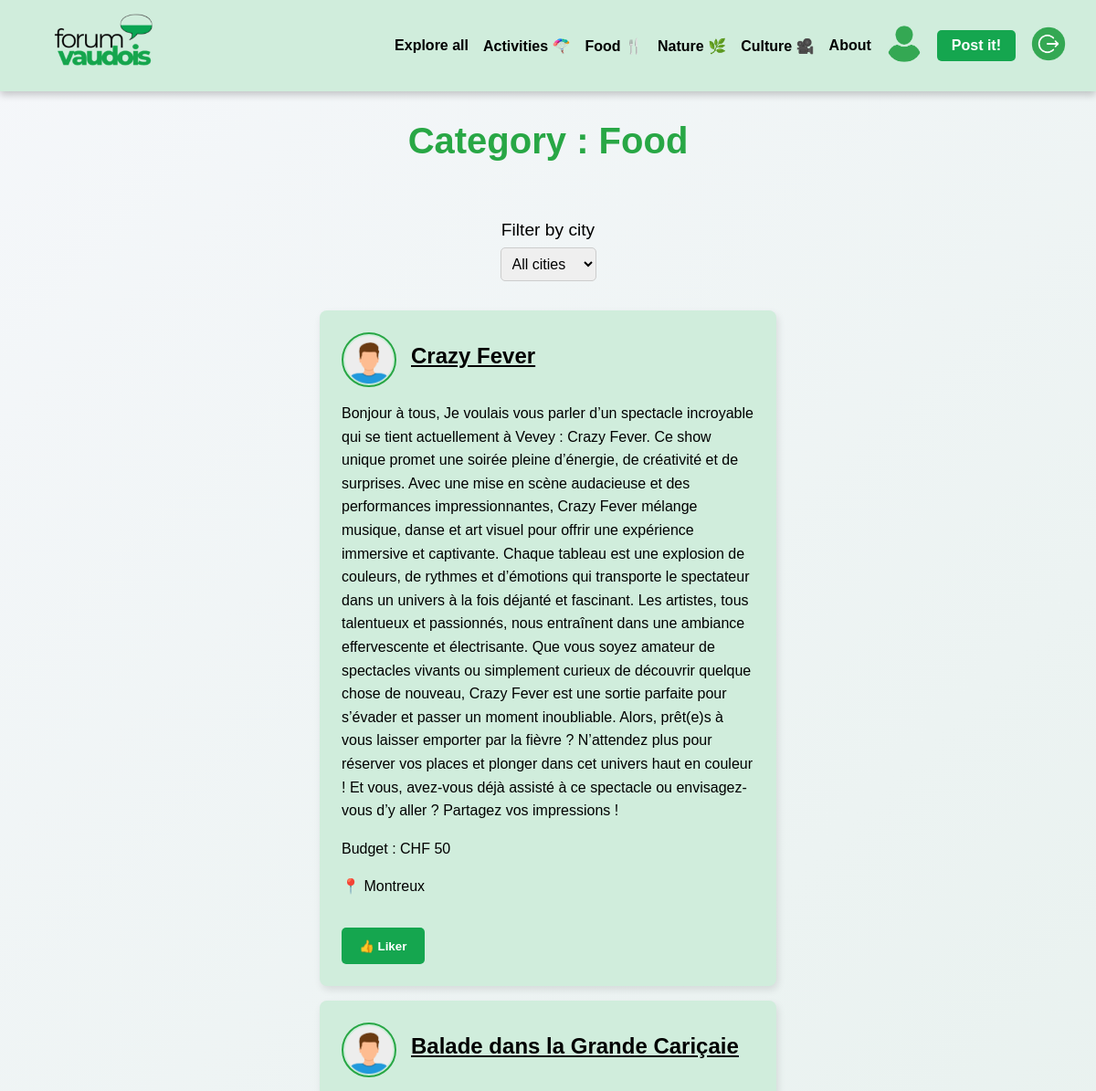
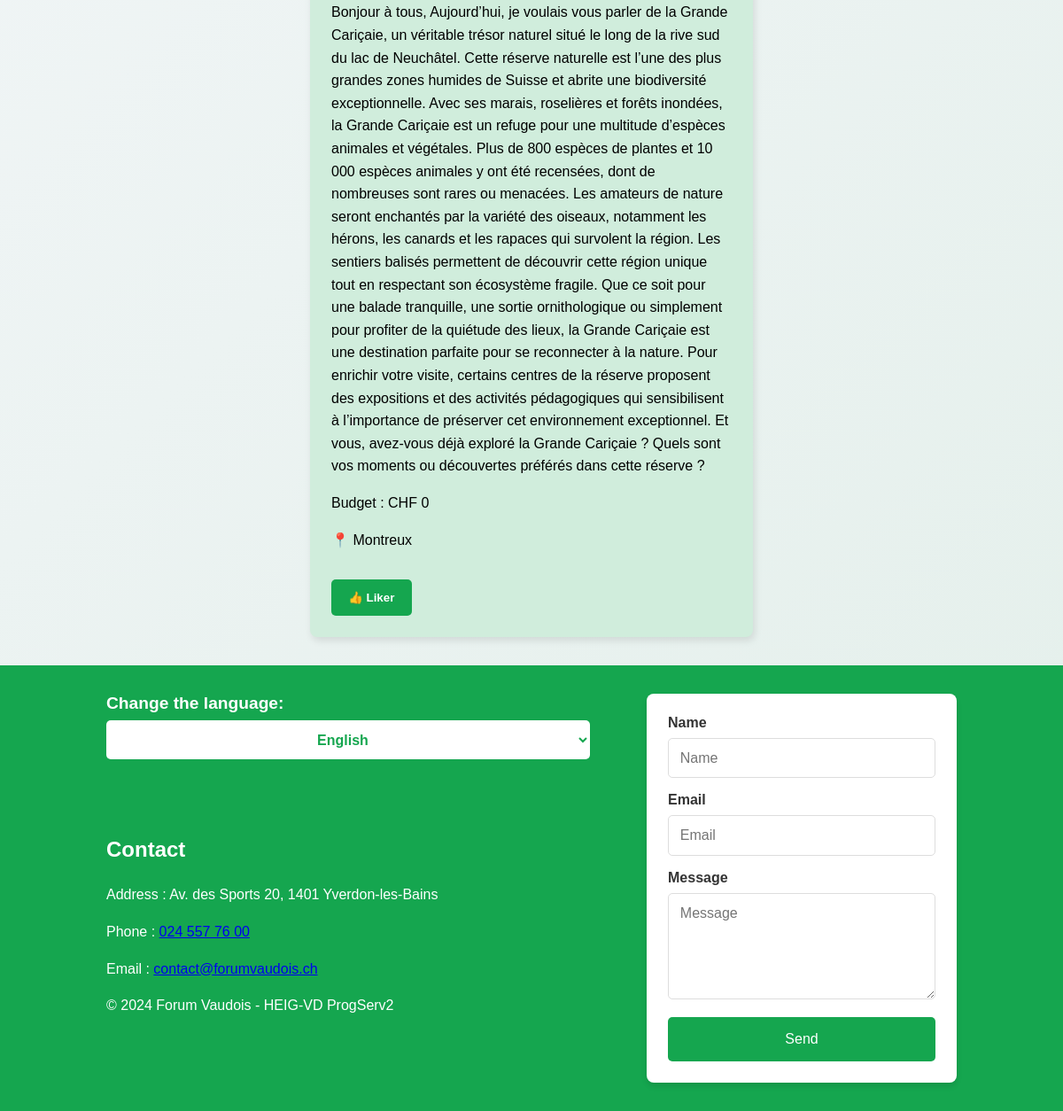
Page /pages/news.php?category=food (signed in) on the committed database (2 pictures, top to bottom).
### tables this page shows
CREATE TABLE Post (
    id INTEGER PRIMARY KEY AUTOINCREMENT,
    id_user INTEGER NOT NULL,
    id_city INTEGER NOT NULL,
    id_category INTEGER NOT NULL,
    title TEXT NOT NULL,
    text TEXT NOT NULL,
    budget REAL,
    address TEXT,
    created_at DATETIME DEFAULT CURRENT_TIMESTAMP,
    last_update DATETIME DEFAULT CURRENT_TIMESTAMP,
    FOREIGN KEY (id_user) REFERENCES User(id) ON DELETE CASCADE,
    FOREIGN KEY (id_city) REFERENCES City(id),
    FOREIGN KEY (id_category) REFERENCES Category(id)
);

### lang/lang_func.php (called while the page is built, shortened)
<?php
if (!function_exists('t')) {
    function t($key)
    {
        $language = getLanguage();
        $path = __DIR__ . DIRECTORY_SEPARATOR . "dictionaries" . DIRECTORY_SEPARATOR;
        $langFile = $path . "{$language}.php";
        $dictionary = require $langFile;
        return (array_key_exists($key, $dictionary))
            ? $dictionary[$key]
            : "[{$key}]";
    }
}
if (!function_exists('getLanguage')) {
    function getLanguage($defaultLanguage = 'fr')
    {
        $language = null;
        if (isset($_GET['lang'])) {
            $language = $_GET['lang'];
        } elseif (isset($_SESSION['LANG'])) {
            $language = $_SESSION['LANG'];
        } else {
            $language = getLanguageFromBrowser($defaultLanguage);
        }
        return $language;
    }
}
if (!function_exists('getSupportedLanguages')) {
    function getSupportedLanguages()
    {
        $path = __DIR__ . DIRECTORY_SEPARATOR . "dictionaries" . DIRECTORY_SEPARATOR;
        $files = glob($path . "*.php");
        $languages = [];
        foreach ($files as $file) {
            $languages[] = pathinfo($file, PATHINFO_FILENAME);
        }
        return $languages;
    }
}
if (!function_exists('loadLanguage')) {
    function loadLanguage($lang)
    {
        $path = __DIR__ . DIRECTORY_SEPARATOR . "dictionaries" . DIRECTORY_SEPARATOR;
        $langFile = $path . "{$lang}.php";
        return require $langFile;
    }
}

### src/CRUDManager/DbManagerCRUD.php (called while the page is built, shortened)
<?php
class DbManagerCRUD implements I_ApiCRUD
{
    private $db;
    public function __construct()
    {
        $config = parse_ini_file(__DIR__ . '/../../config/db.ini');
        $basePath = dirname(__DIR__, 2);
        $dsn = str_replace('%BASE_PATH%', $basePath, $config['dsn']);
        $username = $config['username'];
        $password = $config['password'];
        $this->db = new \PDO($dsn, $username, $password);
    }
    public function getPostsByCategory(int $id_category): array
    {
        $sql = "SELECT * FROM Post WHERE id_category = :id_category";
        $stmt = $this->db->prepare($sql);
        $stmt->bindParam('id_category', $id_category, \PDO::PARAM_INT);
        $stmt->execute();
        $posts = [];
        while ($row = $stmt->fetch(\PDO::FETCH_ASSOC)) {
            $posts[] = new Post(
                $row['title'],
                $row['text'],
                $row['budget'],
                $row['id_user'],
                $row['id_city'],
                $row['id_category'],
                new DateTime($row['created_at']),
                new DateTime($row['last_update']),
                $row['id'],
                $row['address']
            );
        }
        return $posts;
    }
    public function getLikesById(int $id_post): array
    {
        $sql = "SELECT * FROM Like WHERE id_post = :id_post";
        $stmt = $this->db->prepare($sql);
        $stmt->bindParam('id_post', $id_post, \PDO::PARAM_INT);
        $stmt->execute();
        $likes = [];
        while ($row = $stmt->fetch(\PDO::FETCH_ASSOC)) {
            $likes[] = new Like(
                $row['id_user'],
                $row['id_post']
            );
        }
        return $likes;
    }
}

### src/Entity/Post.php (called while the page is built, shortened)
<?php
class Post
{
    private int $id;
    private string $title;
    private string $text;
    private int $budget;
    private int $city;
    public function __construct(string $title, string $text, int $budget, int $author, int $city, int $category, DateTime $created_at, DateTime $last_update, int $id = 0, string $address = "")
    {
        $this->id = $id;
    }
    public function getId(): int
    {
        return $this->id;
    }
    public function setTitle(string $title): void
    {
        $this->title = $title;
    }
    public function getTitle(): string
    {
        return $this->title;
    }
    public function setText(string $text): void
    {
        $this->text = $text;
    }
    public function getText(): string
    {
        return $this->text;
    }
    public function setBudget(int $budget)
    {
        $this->budget = $budget;
    }
    public function getBudget(): int
    {
        return $this->budget;
    }
    public function setCity(int $city): void
    {
        $this->city = $city;
    }
    public function getCity(): int
    {
        return $this->city;
    }
}

### src/Entity/City.php (called while the page is built, shortened)
<?php
class City
{
    private $cityName;
    public function setCityName(string $cityName)
    {
        $options = "/^.{1,50}$/";
        $this->cityName = $cityName;
    }
    public function getCityName(): string
    {
        return $this->cityName;
    }
    public static function getCityById(int $id): City
    {
        $cityData = [
            1 => "Lausanne",
            3 => "Yverdon-les-Bains",
            2 => "Montreux",
            4 => "Vevey",
            5 => "Nyon",
            7 => "Renens",
            6 => "Morges"
        ];
        return new City($cityData[$id], $id);
    }
}

### src/Entity/Like.php (called while the page is built, shortened)
<?php
class Like
{
    private int $author;
    public function __construct(int $author, int $post, int $id = 0)
    {
        $this->author = $author;
    }
    public function getAuthor(): int
    {
        return $this->author;
    }
}

### pages/news.php (the view, shortened to what this page needs)
<?php
require_once __DIR__ . '/../lang/lang_func.php';
$categoryName = isset($_GET['category']) ? htmlspecialchars($_GET['category']) : 'all';
$cityId = isset($_GET['city']) ? (int)$_GET['city'] : 0;
$categories = [
    'food' => 1,
    'activity' => 2,
    'nature' => 3,
    'culture' => 4,
    'all' => 0,
];
try {
    $dbManager = new DbManagerCRUD();
    $posts = [];
    if ($categoryName == "all") {
        $posts = $dbManager->showPosts();
    } else {
        $posts = $dbManager->getPostsByCategory($categories[$categoryName]);
    }
} catch (Exception $e) {
    echo "Erreur lors de la récupération des posts : " . $e->getMessage();
    exit;
}
?>
<!DOCTYPE html>
<html lang="en">
<head>
    <link rel="stylesheet" href="../assets/css/style.css?v=<?= time(); ?>">
</head>
<body>
    <div class="wrapper">
        <?php include '../components/header.php'; ?>
        <main class="news-feed">
            <h1><?= t('category_title'); ?> : <?= ucfirst($messages['category_names'][$categoryName] ?? $categoryName); ?></h1>
            <form method="get" action="news.php" class="filter-form">
                <label for="city-filter"><?= t('filter_by_city'); ?></label>
                <select name="city" id="city-filter" onchange="this.form.submit()">
                    <option value="0" <?= $cityId === 0 ? 'selected' : ''; ?>><?= t('all_cities'); ?></option>
                </select>
            </form>
            <div class="posts-container">
                <?php if (!empty($posts)): ?>
                    <?php foreach ($posts as $post): ?>
                        <div class="post-card">
                            <div class="post-header">
                                <img src="../assets/images/user-avatar.png" alt="Auteur" class="post-avatar">
                                <a href="postDetails.php?id_post=<?= $post->getId(); ?>">
                                    <h2><?= htmlspecialchars($post->getTitle()); ?></h2>
                                </a>
                            </div>
                            <p class="post-content"><?= htmlspecialchars($post->getText()); ?></p>
                            <p class="post-budget">Budget : CHF <?= htmlspecialchars($post->getBudget()); ?></p>
                            <p class="post-location">
                                📍 <?= htmlspecialchars(City::getCityById($post->getCity())->getCityName()) ?>
                            </p>
                            <div class="post-footer">
                                <form method="post" action="likePost.php">
                                    <?php
                                    $userLiked = false;
                                    $likes = $dbManager->getLikesById($post->getId());
                                    if (!empty($_SESSION["id"])) {
                                        foreach ($likes as $like) {
                                            if ($like->getAuthor() === $_SESSION['id']) {
                                                $userLiked = true;
                                            }
                                        }
                                    }
                                    ?>
                                    <button type="submit" class="like-button" <?= $userLiked ? 'disabled' : '' ?>>👍 Liker</button>
                                </form>
                            </div>
                        </div>
                    <?php endforeach; ?>
                <?php else: ?>
                    <p><?= t('news_no_posts'); ?></p>
                <?php endif; ?>
            </div>
        </main>
        <?php include '../components/footer.php'; ?>
    </div>
</body>
</html>

### assets/css/style.css (style rules this page uses)
* { margin: 0; padding: 0; box-sizing: border-box; font-family: "Arial", sans-serif; }
html, body { height: 100%; }
.wrapper { display: flex; flex-direction: column; background: linear-gradient(135deg, #f5f7fa 0%, #e3efea 100%); min-height: 100vh; }
.news-feed { display: flex; flex-direction: column; justify-content: center; padding: 2rem; flex: 1; }
.news-feed h1 { text-align: center; color: #28a745; font-size: 2.5rem; margin-bottom: 2rem; }
.posts-container { display: flex; flex-direction: column; gap: 1rem; align-items: center; }
.post-card { background-color: #d0eddc; border-radius: 8px; width: 90%; max-width: 500px; padding: 1.5rem; box-shadow: 2px 4px 8px rgba(0, 0, 0, 0.1); }
.post-header { display: flex; align-items: center; gap: 1rem; margin-bottom: 1rem; }
.post-avatar { width: 50px; height: 50px; border-radius: 50%; border: 2px solid #28a745; }
.post-card h2 { font-size: 1.5rem; color: #333; margin: 0; }
.post-footer { display: flex; justify-content: space-between; align-items: center; }
.post-location { font-size: 0.9rem; color: #666; }
.filter-form { display: flex; flex-direction: column; align-items: center; justify-content: center; margin: 2rem auto; text-align: center; }
.filter-form label { font-size: 1.2rem; margin-bottom: 0.5rem; }
.filter-form select { padding: 0.5rem; border-radius: 5px; border: 1px solid #ccc; font-size: 1rem; outline: none; cursor: pointer; }
.posts-container { display: flex; flex-direction: column; gap: 1rem; }
.post-header h2 { font-size: 1.5rem; color: black; margin: 0 0 0.5rem; text-decoration: underline; }
.post-card p { font-size: 1rem; color: black; margin-bottom: 1rem; line-height: 1.6; }
.post-avatar { width: 60px; height: 60px; border-radius: 50%; border: 2px solid #28a745; }
.like-button { background-color: #15a64f; color: #fff; padding: 0.8rem 1.2rem; border: none; border-radius: 5px; cursor: pointer; font-weight: bold; margin-top: 1rem; transition: background-color 0.3s ease; }

### rows in the picture
post: title "Crazy Fever", text "Bonjour à tous, Je voulais vous parler d’un spectacle incroyable qui se tient actuellement à Vevey : Crazy Fever. Ce show unique promet une soirée pleine d’énergie, de créativité et de surprises. Avec une mise en scène audacieuse et des performances impressionnantes, Crazy Fever mélange musique, danse et art visuel pour offrir une expérience immersive et captivante. Chaque tableau est une explosion de couleurs, de rythmes et d’émotions qui transporte le spectateur dans un univers à la fois déjanté et fascinant. Les artistes, tous talentueux et passionnés, nous entraînent dans une ambiance effervescente et électrisante. Que vous soyez amateur de spectacles vivants ou simplement curieux de…", budget "50", id_city "Montreux"
post: title "Balade dans la Grande Cariçaie", text "Bonjour à tous, Aujourd’hui, je voulais vous parler de la Grande Cariçaie, un véritable trésor naturel situé le long de la rive sud du lac de Neuchâtel. Cette réserve naturelle est l’une des plus grandes zones humides de Suisse et abrite une biodiversité exceptionnelle. Avec ses marais, roselières et forêts inondées, la Grande Cariçaie est un refuge pour une multitude d’espèces animales et végétales. Plus de 800 espèces de plantes et 10 000 espèces animales y ont été recensées, dont de nombreuses sont rares ou menacées. Les amateurs de nature seront enchantés par la variété des oiseaux, notamment les hérons, les canards et les rapaces qui survolent la région. Les sentiers balisés permettent…", budget "0", id_city "Montreux"

### other values in the picture
$messages['nav_all'] "Explore all"
$messages['nav_activities'] "Activities 🪂"
$messages['nav_food'] "Food 🍴"
$messages['nav_nature'] "Nature 🌿​"
$messages['nav_culture'] "Culture ​​🎥​"
$messages['nav_about'] "About"
t('category_title') "Category"
$messages['category_names'][$categoryName] "Food"
t('filter_by_city') "Filter by city"
$messages['change_language'] "Change the language:"
$messages['footer_title'] "Contact"
$messages['footer_address'] "Address"
$messages['footer_phone'] "Phone"
$messages['footer_email'] "Email"
$messages['footer_form_name'] "Name"
